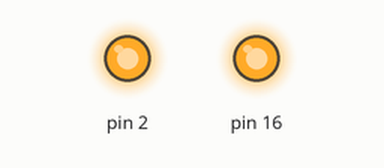
Simulated run of this sketch. Board: Arduino Uno, built with avr-gcc and run on an emulated ATmega328P. Parts: output pins drawn as LEDs (lit = HIGH).

Above: at 1.0 s.
At 5.5 s:
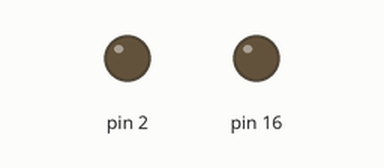
Timing chart, 0 to 6.9 s (numbered marks = the images above):
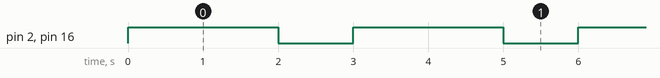

The sketch:

lampu.ino
```cpp
void setup() {
 pinMode (16, OUTPUT);
 pinMode (2, OUTPUT);

}

void loop() {
  digitalWrite (16, HIGH);
  digitalWrite (2, HIGH);
  delay (2000);
  digitalWrite(16, LOW);
  digitalWrite (2, LOW);
  delay (1000);
}
```

Measured:
- by itself, pin 2, pin 16: alternates HIGH for 2.0 s and LOW for 1.0 s
